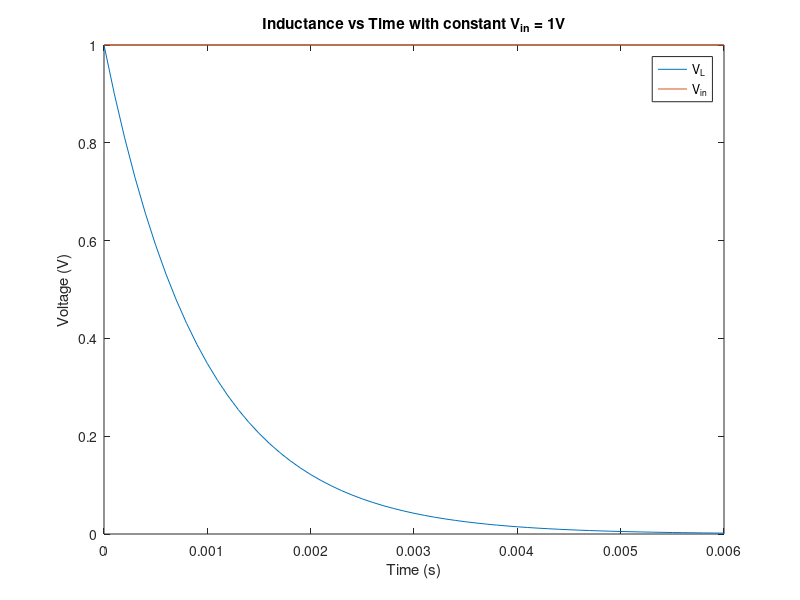

Source code (MATLAB):
%% Part 2 RL Circuit Simulation.

t0= 0; %Start Time in seconds 
h = 0.0001;% time step in seconds
R = 1e2;% Resistance
L = 0.1;%induction
tf= 0.006; %End Time in seconds
tL = linspace(t0,tf,((tf-t0)/h) +1);
V_in_0 = 1;
V_L_0 = V_in_0; % at time zero the current is zero and no voltage is dropped across the resistor.
I_L_0 = 0;


V_in = V_in_0.*ones(1,length(tL)) ; % input voltage source
V_L = zeros(1, length(tL));
V_L(1,1) = V_L_0;
I_L = zeros(1, length(tL));
I_L(1,1) = I_L_0;


%% equation: i(k+1) = (1-hR/L)*i,k + (h/L)V_in,k
% To vectorize the eq, it becomes: i(k+1) = C*i_k + B*V_in_k
b = h/L;
a = R*b;
c = 1-a;

%Container called |container| to house the currents and v_in

container = [I_L; V_L ;V_in];


%%
A = [c b]; 
current_matix = [(-1*R) 1];
for j = 2:length(tL)
container(1,j) =  A*container([1 3], j-1);
container(2,j) = current_matix*container([1 3], j); % Calculates the voltage, V_L = V_I - V_R; V_R = RI
end
%DND..USED FOR PART2_2
save ('container_values', 'container', '-append');
%%
figure();
plot(tL, container([2 3],:));
title('Inductance vs Time with constant V_{in} = 1V');
legend('V_L','V_{in}');
ylabel('Voltage (V)');
xlabel('Time (s)');